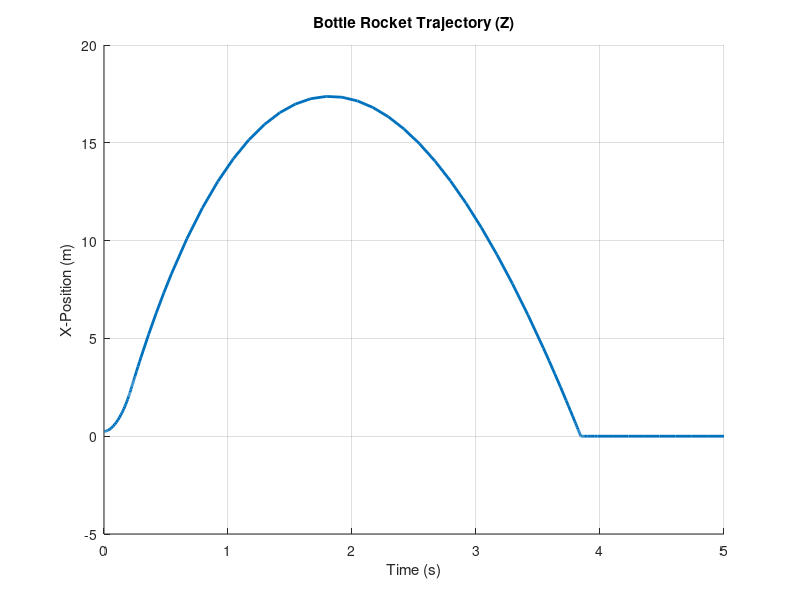
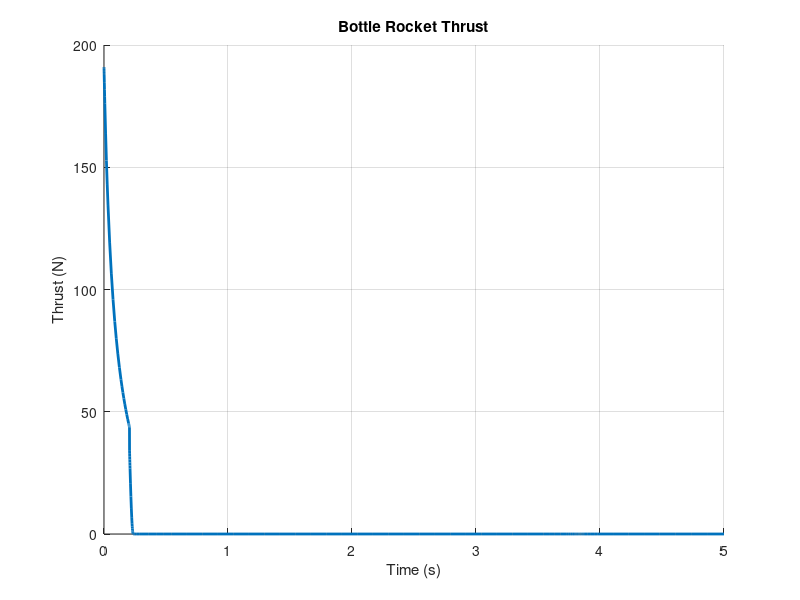
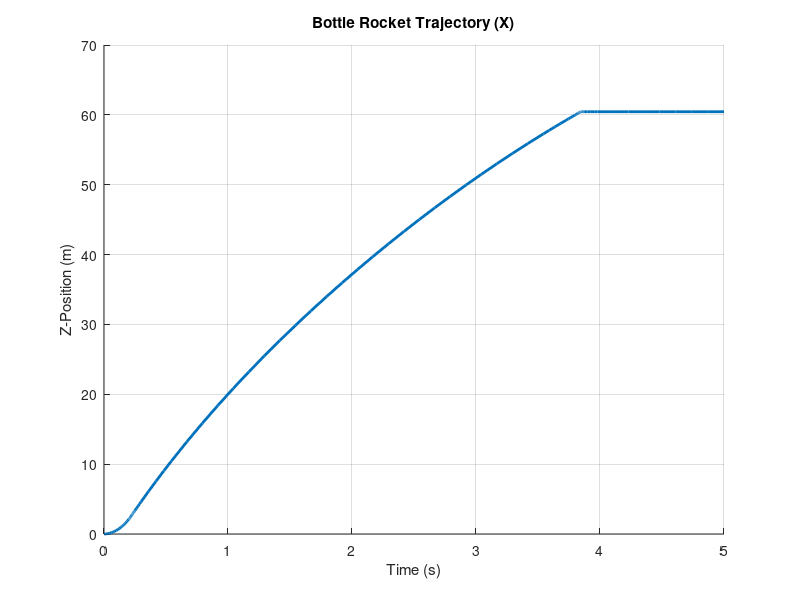
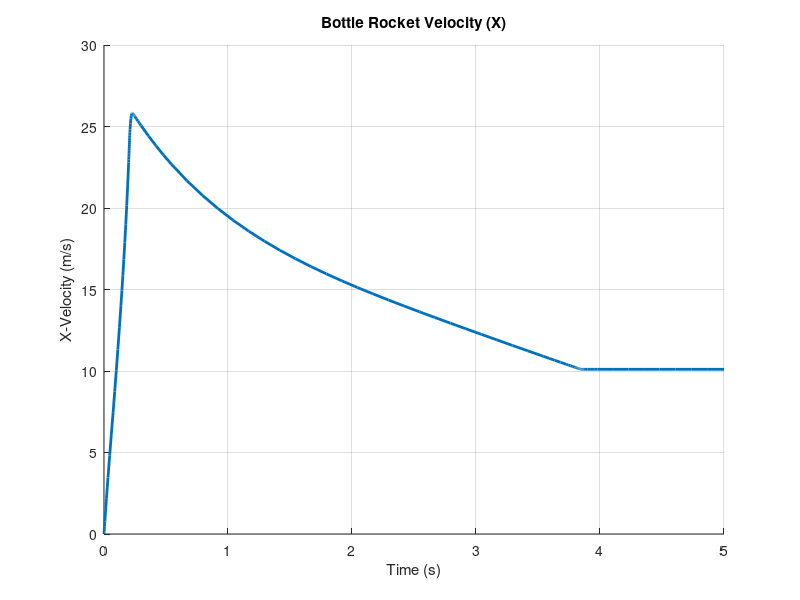

Here is the MATLAB script that generated these plots, in order:
%By:        Shane Billingsley
%Class:     ASEN 2012 Experimental and Computational Methods
%Date:      Fall 2022

function verify()

load ("project2verification.mat");

figure(1);
hold on; grid on;
plot(verification.time,verification.height,"LineWidth",2);       % plot z-position
title ("Bottle Rocket Trajectory (Z)");
xlabel ("Time (s)");
ylabel ("X-Position (m)");
hold off;

figure(2);
hold on; grid on;
plot(verification.time,verification.thrust,"LineWidth",2);       % plot thrust
title ("Bottle Rocket Thrust");
xlabel ("Time (s)");
ylabel ("Thrust (N)");
hold off;

figure(3);
hold on; grid on;
plot(verification.time,verification.distance,"LineWidth",2);       % plot x-position
title ("Bottle Rocket Trajectory (X)");
xlabel ("Time (s)");
ylabel ("Z-Position (m)");
hold off;

figure(4);
hold on; grid on;
plot(verification.time,verification.xVelocity,"LineWidth",2);       % plot x-velocity
title ("Bottle Rocket Velocity (X)");
xlabel ("Time (s)");
ylabel ("X-Velocity (m/s)");
hold off;

figure(5);
hold on; grid on;
plot(verification.time,verification.zVelocity,"LineWidth",2);       % plot z-velocity
title ("Bottle Rocket Velocity (Z)");
xlabel ("Time (s)");
ylabel ("Z-Velocity (m/s)");
hold off;

figure(6);
hold on; grid on;
plot(verification.time,verification.airVolume,"LineWidth",2);       % plot air volume
title ("Bottle Rocket Air Volume");
xlabel ("Time (s)");
ylabel ("Air Volume (m^3)");
hold off;

end